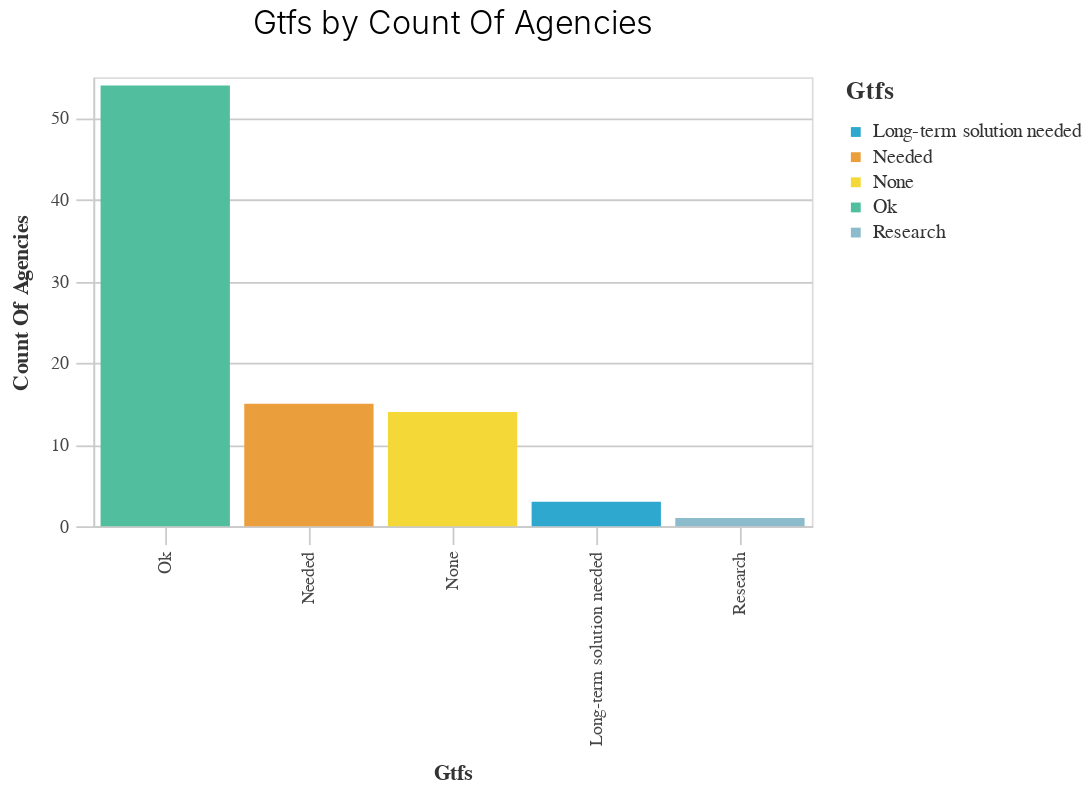

The notebook cell saved with this chart:
### Markdown cell above
# Other
## Looking at organizations & GTFS
![pic](./chart_outputs/bar_GTFS_by_count_of_agencies.png)

### Code cell
Orgs = Aggregate1.groupby(['GTFS']).agg({'organization_name':'nunique'})
Orgs = Orgs.reset_index()
Orgs = Orgs.rename(columns = {'organization_name': 'count_of_agencies'}) 
_utils.basic_bar_chart(Orgs,'GTFS','count_of_agencies', 'GTFS')

### Figure 1 — Vega-Lite specification as saved in the notebook (floating-point values rounded to 4 significant figures)
{"config": {"view": {"continuousWidth": 400, "continuousHeight": 300}, "axis": {"domainColor": "#cbcbcb", "grid": true, "gridColor": "#cbcbcb", "gridWidth": 1, "labelColor": "#474747", "labelFont": "Nunito Sans", "labelFontSize": 10, "labelPadding": 4, "tickColor": "#cbcbcb", "tickSize": 10, "titleColor": "#333", "titleFont": "Raleway", "titleFontSize": 12, "titlePadding": 10}, "axisBand": {"grid": false}, "background": "white", "font": "Raleway", "header": {"labelFont": "Nunito Sans", "titleFont": "Raleway"}, "legend": {"labelColor": "#333", "labelFont": "Nunito Sans", "labelFontSize": 11, "labelLimit": 0, "padding": 1, "symbolSize": 30, "symbolType": "square", "titleColor": "#333", "titleFont": "Raleway", "titleFontSize": 14, "titlePadding": 10}, "title": {"anchor": "middle", "font": "Raleway", "fontSize": 18, "fontWeight": 300, "offset": 20}}, "data": {"name": "data-59a0bb9687e07db553b58f5d64498d7c"}, "mark": "bar", "encoding": {"color": {"field": "GTFS", "legend": {"title": "Gtfs"}, "scale": {"range": ["#2EA8CE", "#EB9F3C", "#F4D837", "#51BF9D", "#8CBCCB", "#9487C0"]}, "type": "nominal"}, "x": {"field": "GTFS", "sort": "-y", "title": "Gtfs", "type": "nominal"}, "y": {"field": "count_of_agencies", "title": "Count Of Agencies", "type": "quantitative"}}, "height": 250, "title": "Gtfs by Count Of Agencies", "width": 400, "$schema": "https://vega.github.io/schema/vega-lite/v4.17.0.json", "datasets": {"data-59a0bb9687e07db553b58f5d64498d7c": [{"GTFS": "Long-term solution needed", "count_of_agencies": 3}, {"GTFS": "Needed", "count_of_agencies": 15}, {"GTFS": "None", "count_of_agencies": 14}, {"GTFS": "Ok", "count_of_agencies": 54}, {"GTFS": "Research", "count_of_agencies": 1}]}}
